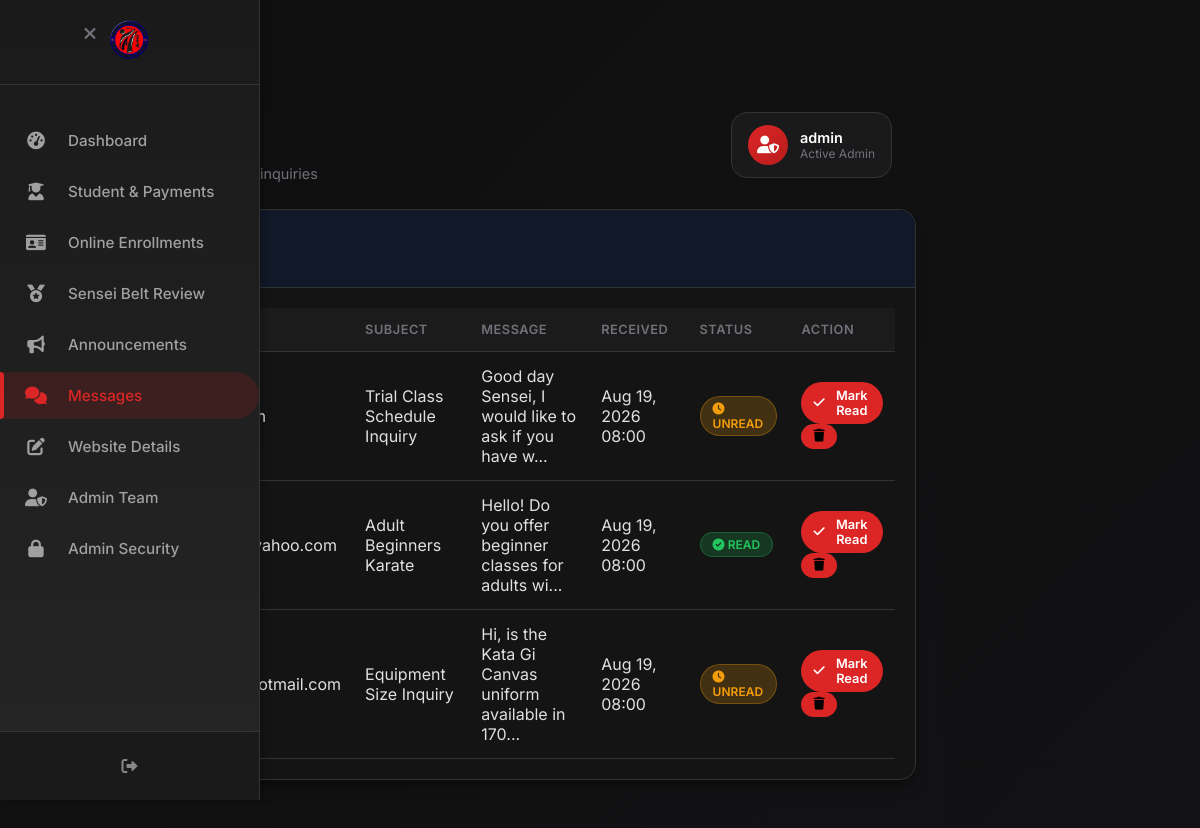
Screenshot of /admin/messages.php (signed in) with the database file from the repository.
### tables this page shows
CREATE TABLE `contact_messages` (
  `id` int NOT NULL AUTO_INCREMENT,
  `name` varchar(150) NOT NULL,
  `email` varchar(150) NOT NULL,
  `phone` varchar(50) DEFAULT NULL,
  `subject` varchar(255) DEFAULT NULL,
  `message` text NOT NULL,
  `status` varchar(50) DEFAULT 'unread',
  `created_at` timestamp NULL DEFAULT CURRENT_TIMESTAMP,
  PRIMARY KEY (`id`)
);

### admin/messages.php (the view, shortened to what this page needs)
<?php
require_once 'config/database.php';
$messages_stmt = $conn->query("SELECT * FROM contact_messages ORDER BY created_at DESC");
$messages = [];
if ($messages_stmt) {
    while ($row = $messages_stmt->fetch_assoc()) {
        $messages[] = $row;
    }
}
?>
<!DOCTYPE html>
<html lang="en">
<head>
    <link rel="stylesheet" href="https://cdnjs.cloudflare.com/ajax/libs/font-awesome/6.0.0/css/all.min.css">
    <link rel="stylesheet" href="css/admin.css">
</head>
<body>
    <div class="admin-wrapper">
        <?php include './includes/slidebar.php'; ?>
        <main class="admin-content">
            <button class="sidebar-toggle" id="sidebarToggle">
            </button>
            <div class="top-bar-admin">
                <div class="page-header">
                    <h1><i class="fas fa-comments"></i> Messages</h1>
                    <p>View and respond to customer inquiries</p>
                </div>
                <div class="admin-profile-chip">
                    <div class="admin-avatar-icon">
                        <i class="fas fa-user-shield"></i>
                    </div>
                    <div class="admin-chip-info">
                        <span class="admin-chip-name"><?php echo htmlspecialchars($_SESSION['admin_username'] ?? 'Admin'); ?></span>
                        <span class="admin-chip-role">Active Admin</span>
                    </div>
                </div>
            </div>
            <div class="dashboard-card">
                <div class="card-header">
                    <h2>Inbox Messages</h2>
                </div>
                <div class="card-body">
                    <div class="table-responsive">
                        <table class="table">
                            <thead>
                                <tr>
                                    <th>Name</th>
                                    <th>Email</th>
                                    <th>Subject</th>
                                    <th>Message</th>
                                    <th>Received</th>
                                    <th>Status</th>
                                    <th>Action</th>
                                </tr>
                            </thead>
                            <tbody>
                                <?php if (count($messages) > 0): ?>
                                    <?php foreach ($messages as $msg): ?>
                                        <tr>
                                            <td><strong><?php echo htmlspecialchars($msg['name']); ?></strong></td>
                                            <td><?php echo htmlspecialchars($msg['email']); ?></td>
                                            <td><?php echo htmlspecialchars($msg['subject'] ?? 'No Subject'); ?></td>
                                            <td><?php echo htmlspecialchars(substr($msg['message'], 0, 50) . (strlen($msg['message']) > 50 ? '...' : '')); ?></td>
                                            <td><?php echo date('M d, Y H:i', strtotime($msg['created_at'])); ?></td>
                                            <td>
                                                <?php if ($msg['status'] === 'read'): ?>
                                                    <span class="badge badge-success"><i class="fas fa-check-circle"></i> Read</span>
                                                <?php else: ?>
                                                    <span class="badge badge-warning"><i class="fas fa-clock"></i> Unread</span>
                                                <?php endif; ?>
                                            </td>
                                            <td>
                                                <form method="POST" action="" style="display:inline;">
                                                    <button type="submit" class="btn btn-sm btn-primary"><i class="fas fa-check"></i> Mark Read</button>
                                                </form>
                                                <form method="POST" action="" style="display:inline;" onsubmit="return confirm('Delete this message?');">
                                                    <button type="submit" class="btn btn-sm" style="background: var(--red);"><i class="fas fa-trash"></i></button>
                                                </form>
                                            </td>
                                        </tr>
                                    <?php endforeach; ?>
                                <?php else: ?>
                                    <tr><td colspan="7" class="text-center text-muted">No messages found.</td></tr>
                                <?php endif; ?>
                            </tbody>
                        </table>
                    </div>
                </div>
            </div>
        </main>
    </div>
</body>
</html>

### admin/includes/slidebar.php (shortened to what this page needs)
<aside class="admin-sidebar">
    <div class="sidebar-header">
        <div class="sidebar-brand">
            <img src="../logos/PKTS LOGO.png" alt="PKTS Karate" class="sidebar-logo">
        </div>
    </div>
    <nav class="sidebar-nav">
        <ul class="sidebar-menu">
            <li class="sidebar-item">
                <a href="dashboard.php" class="sidebar-link <?php echo basename($_SERVER['PHP_SELF']) === 'dashboard.php' ? 'active' : ''; ?>">
                    <i class="fas fa-tachometer-alt"></i>
                    <span>Dashboard</span>
                </a>
            </li>
            <li class="sidebar-item">
                <a href="students.php" class="sidebar-link <?php echo basename($_SERVER['PHP_SELF']) === 'students.php' ? 'active' : ''; ?>">
                    <i class="fas fa-user-graduate"></i>
                    <span>Student & Payments</span>
                </a>
            </li>
            <li class="sidebar-item">
                <a href="enrollments.php" class="sidebar-link <?php echo basename($_SERVER['PHP_SELF']) === 'enrollments.php' ? 'active' : ''; ?>">
                    <i class="fas fa-id-card"></i>
                    <span>Online Enrollments</span>
                </a>
            </li>
            <li class="sidebar-item">
                <a href="progress.php" class="sidebar-link <?php echo basename($_SERVER['PHP_SELF']) === 'progress.php' ? 'active' : ''; ?>">
                    <i class="fas fa-medal"></i>
                    <span>Sensei Belt Review</span>
                </a>
            </li>
            <li class="sidebar-item">
                <a href="announcements.php" class="sidebar-link <?php echo basename($_SERVER['PHP_SELF']) === 'announcements.php' ? 'active' : ''; ?>">
                    <i class="fas fa-bullhorn"></i>
                    <span>Announcements</span>
                </a>
            </li>
            <li class="sidebar-item">
                <a href="messages.php" class="sidebar-link <?php echo basename($_SERVER['PHP_SELF']) === 'messages.php' ? 'active' : ''; ?>">
                    <i class="fas fa-comments"></i>
                    <span>Messages</span>
                </a>
            </li>
            <li class="sidebar-item">
                <a href="site_settings.php" class="sidebar-link <?php echo basename($_SERVER['PHP_SELF']) === 'site_settings.php' ? 'active' : ''; ?>">
                    <i class="fas fa-edit"></i>
                    <span>Website Details</span>
                </a>
            </li>
            <li class="sidebar-item">
                <a href="admins.php" class="sidebar-link <?php echo basename($_SERVER['PHP_SELF']) === 'admins.php' ? 'active' : ''; ?>">
                    <i class="fas fa-user-shield"></i>
                    <span>Admin Team</span>
                </a>
            </li>
            <li class="sidebar-item">
                <a href="security.php" class="sidebar-link <?php echo basename($_SERVER['PHP_SELF']) === 'security.php' ? 'active' : ''; ?>">
                    <i class="fas fa-lock"></i>
                    <span>Admin Security</span>
                </a>
            </li>
        </ul>
    </nav>
    <div class="sidebar-footer">
        <a href="login.php" class="sidebar-logout" title="Logout">
            <i class="fas fa-sign-out-alt"></i>
        </a>
    </div>
</aside>

### admin/includes/slidebar.php (style rules this page uses)
.sidebar-nav { padding-top: 16px; }
.sidebar-menu { list-style: none; padding: 16px 0; margin: 0; }
.sidebar-item { margin-bottom: 4px; }
.sidebar-link { display: flex; align-items: center; gap: 20px; padding: 14px 24px; color: #a0a0a0; text-decoration: none; font-size: 0.95rem; font-weight: 500; transition: all 0.2s ease; border-radius: 0 30px 30px 0; position: relative; }
.sidebar-link.active { color: var(--red); background: rgba(220, 38, 38, 0.15); }
.sidebar-link.active::before { content: ''; position: absolute; left: 0; top: 0; bottom: 0; width: 4px; background: var(--red); border-radius: 0 4px 4px 0; }
.sidebar-link i { width: 24px; text-align: center; font-size: 1.1rem; }
.sidebar-footer { position: absolute; bottom: 0; left: 0; right: 0; padding: 16px 20px; border-top: 1px solid var(--border); background: #1a1a1a; text-align: center; }
.sidebar-footer i { font-size: 1rem; }
.sidebar-logout { display: inline-flex; align-items: center; justify-content: center; color: #888; text-decoration: none; font-size: 1rem; cursor: pointer; padding: 10px; border-radius: 50px; transition: background 0.2s, color 0.2s; }
.sidebar-logo { max-height: 40px; max-width: 180px; object-fit: contain; }

### rows the page displays
contact_messages: name "Juan Dela Cruz", email "juan@gmail.com", subject "Trial Class Schedule Inquiry", message "Good day Sensei, I would like to ask if you have w...", created_at "Aug 19, 2026 08:00", status "UNREAD"
contact_messages: name "Maria Santos", email "maria.santos@yahoo.com", subject "Adult Beginners Karate", message "Hello! Do you offer beginner classes for adults wi...", created_at "Aug 19, 2026 08:00", status "read" (drawn)
contact_messages: email "carlos.reyes@hotmail.com", subject "Equipment Size Inquiry", message "Hi, is the Kata Gi Canvas uniform available in 170...", created_at "Aug 19, 2026 08:00", status "UNREAD"

### other values shown
$_SESSION['admin_username'] "admin"
